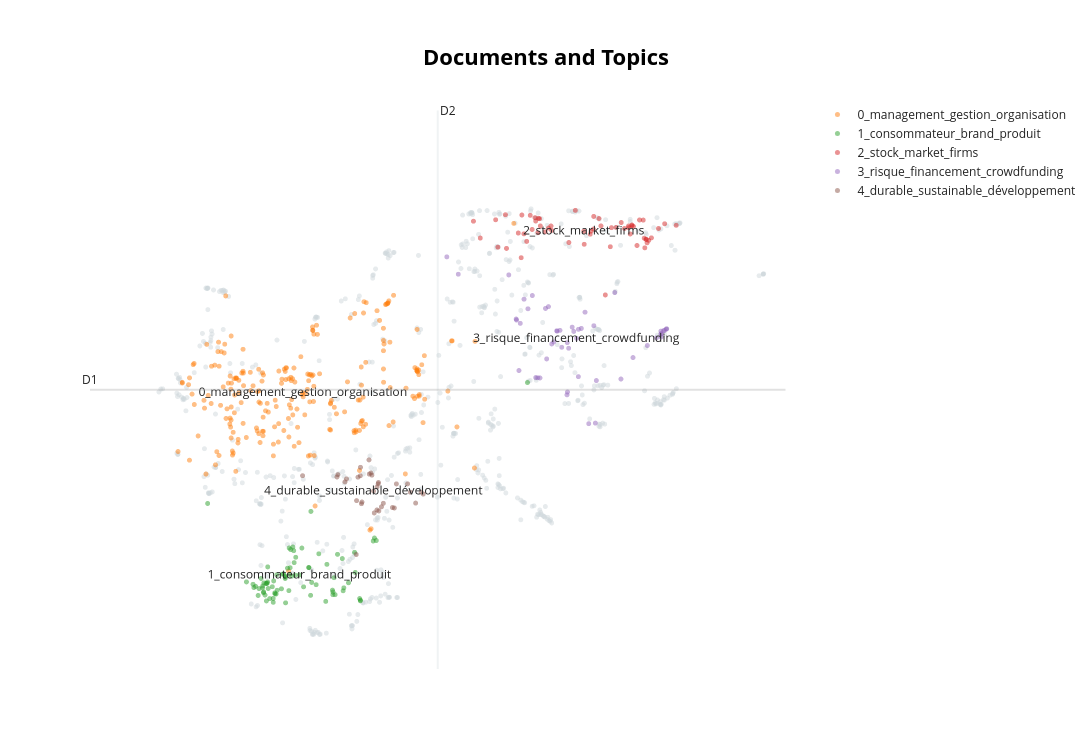

Notebook cell for this chart:
### Code cell
topic_model.visualize_documents(
    texts,
    hide_annotations=False
)
# 👉 你要看：
# 不同 topic 是否空间上分离？
# 是否存在多个 topic 完全重叠？
# -1（outlier）是否占很大面积？
